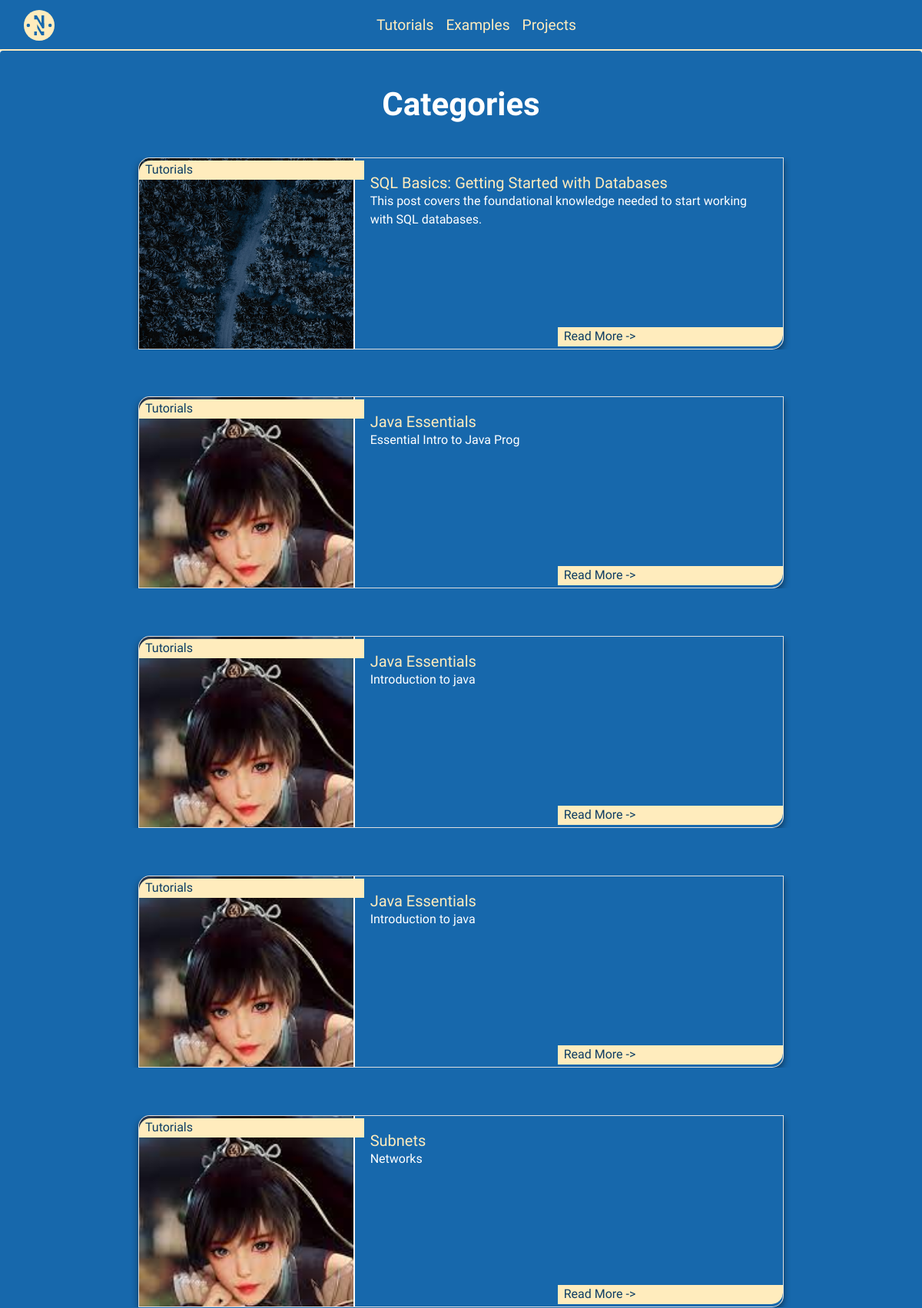
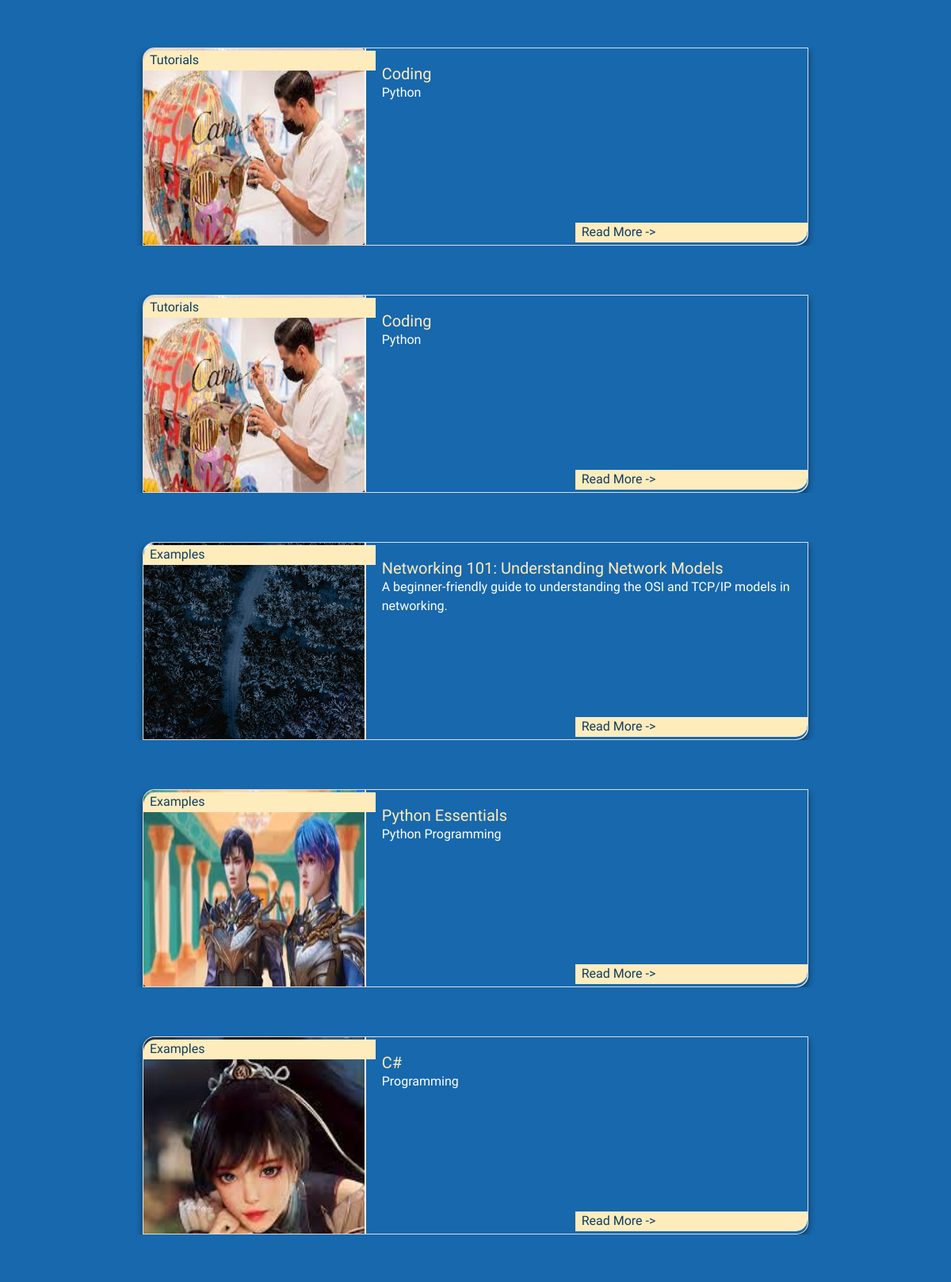
The page /categories (upper part) on the database its author committed (2 pictures, top to bottom).
### app.py (models this page shows, shortened)
class Category(db.Model):
    __tablename__ = 'category'
    CategoryID = db.Column(db.Integer, primary_key=True)
    CategoryName = db.Column(db.String, nullable=False)
    CategoryDesc = db.Column(db.String, nullable=False)
    posts = db.relationship('Post', backref='category', lazy=True)

class Image(db.Model):
    __tablename__ = 'image'
    ImageID = db.Column(db.Integer, primary_key=True)
    PostID = db.Column(db.Integer, db.ForeignKey('post.PostID'))
    ImagePath = db.Column(db.Text)
    Caption = db.Column(db.String(60))
    AltText = db.Column(db.String(60))

class Post(db.Model):
    __tablename__ = 'post'
    PostID = db.Column(db.Integer, primary_key=True)
    Title = db.Column(db.String, nullable=False)
    images = db.relationship('Image', backref='post', lazy=True)
    Description = db.Column(db.String, nullable=False)
    Content = db.Column(db.Text, nullable=False)
    CategoryID = db.Column(db.Integer, db.ForeignKey('category.CategoryID'), nullable=False)
    TagID = db.Column(db.Integer, db.ForeignKey('tag.TagID'), nullable=False)
    DateCreated = db.Column(db.DateTime, default=datetime.datetime.utcnow)
    LastModified= db.Column(db.DateTime, onupdate=datetime.datetime.utcnow)
    ReadTime = db.Column(db.Integer)  # Assuming ReadTime is in minutes
    images = db.relationship('Image', backref='post', lazy='dynamic')
    tag = db.relationship('Tag', backref='posts')

### app.py (the view)
@app.route('/categories')
def categories():
    categories = Category.query.all()
    category_posts = {}
    for category in categories:
        posts = Post.query.filter_by(CategoryID=category.CategoryID).all()
        post_data = []
        count = 0
        for post in posts:
            if count < 9:
                tag = Tag.query.filter_by(TagID=post.TagID).first()
                image = Image.query.filter_by(PostID=post.PostID).all()
                print(f"Post ID: {post.PostID}, Images: {image}")
                post_data.append({'post': post, 'tag': tag, 'image': image})
                count += 1
            else:
                break
        category_posts[category] = post_data
        title = 'Categories'
    return render_template('categories.html', category_posts=category_posts, title=title)

### templates/categories.html (shortened to what this page needs)
<!DOCTYPE html>
<html lang="en">
<head>
</head>
{% extends 'base.html' %}
{% block content %}
<div class="container" style="padding-top: 1cm; padding-bottom: 1cm;">
        {% if title %}
        <p style="text-align: center; font-size:42px; color: white; font-weight: bold; padding-bottom: 1cm;">
            Categories
        </p>
        {% endif %}
    {% for category, posts in category_posts.items() %}
        <div class="row">
            {% for post in posts %}
                <div class="col-12 mb-4 px-2">
                    <div class="category-card">
                        {% include 'category.html' %}
                    </div>
                </div>
            {% endfor %}
        {% endfor %}
        </div>
</div>
{% endblock %}

### templates/base.html (shortened to what this page needs)
<!DOCTYPE html>
<html lang="en">
<head>
    <link href="https://cdn.tailwindcss.com" rel="stylesheet">
    <link rel="stylesheet" href="https://cdn.jsdelivr.net/npm/bootstrap@4.1.3/dist/css/bootstrap.min.css">
    <link rel="stylesheet" href="https://cdnjs.cloudflare.com/ajax/libs/font-awesome/5.15.1/css/all.min.css">
</head>
<body>
    {% include 'navbar.html' %}
    <div class="main-content">
        {% block content %}
        {% endblock content %}
    </div>
</body>
</html>

### templates/navbar.html (shortened to what this page needs)
<nav class="navbar navbar-expand-lg navbar-light bg-light" style="background-color: #ffecbd;">
    <div class="container-fluid justify-content-center">
        <a class="navbar-brand mx-auto" href="{{ url_for('index') }}">
            <img src="{{ url_for('static', filename='svg/logo.svg') }}" alt="Logo" style="height: 40px;">
        </a>
        <div class="collapse navbar-collapse" id="navbarNav">
            <ul class="navbar-nav mx-auto">
                <li class="nav-item me-4">
                    <a class="nav-link custom-nav-link" href="{{ url_for('category_posts', category_name='Tutorials') }}">Tutorials<span class="sr-only">(current)</span></a>
                </li>
                <li class="nav-item me-4">
                    <a class="nav-link custom-nav-link" href="{{ url_for('category_posts', category_name='Examples') }}">Examples</a>
                </li>
                <li class="nav-item">
                    <a class="nav-link custom-nav-link" href="{{ url_for('category_posts', category_name='Projects') }}">Projects</a>
                </li>
            </ul>
        </div>
    </div>
</nav>

### templates/category.html (shortened to what this page needs)
<!DOCTYPE html>
<html lang="en">
<head>
</head>
<body>
    <div class="card">
        <div class="red-bar top-bar">
            <p>{% if category.CategoryID %}
                {{ category.CategoryName }}
            {% else %}
                {{ post.tag.TagName }}
            {% endif %}</p>
        </div>
        <div class="grid-container-element">
            <div class="card-image " >
                {% if post.image%}
                    <img src="{{ url_for('static', filename= post.image[0].ImagePath) }}" alt="{{ post.image[0].AltText }}" class="rounded shadow-xl mb-6" style="height: 100%; width: 100%;">
                {% else %}
                    <img src="{{ url_for('static', filename='assets/img/tang.jpg') }}" alt="Default Image" class="rounded shadow-xl mb-6" style="height: 100%; width: 100%;">
                {% endif %}
            </div>
            <div class="card-body">
                <h2 class="card-title">{{ post.post.Title }}</h2>
                {% set num = post.post.Description| length %}
                <p> {% if num > 100 %}
                    {{ post.post.Description[:100] }}...
                    {% else %}
                    {{ post.post.Description[:100] }}
                {% endif %}</p>
            </div>
        </div>
        <div class="red-bar bottom-bar">
            <p>
                <a href="{{ url_for('post', post_id=post.post.PostID) }}">
                    Read More -> </a>
                </p>
            </div>
    </div>
</body>
</html>

### templates/base.html (style rules this page uses)
body { color: bisque; margin: 0; font-family: 'Vesper Libre', serif; }
.main-content { background-color: #1768AC; color: bisque; width: 100%; margin: 0 auto; padding: 0px 0; min-height: 80vh; box-shadow: 0 4px 8px rgba(0, 0, 0, 0.1); border-radius: 4px; }

### templates/navbar.html (style rules this page uses)
nav.navbar.navbar-expand-lg.navbar-light.bg-light { background-color: #1768AC !important; }
nav.navbar.navbar-expand-lg.navbar-light.bg-light::after { content: ''; position: absolute; left: 0; right: 0; bottom: -0cm; height: 0.1rem; background-color: #ffecbd; }
.custom-nav-link { font-size: larger; color: #ffecbd !important; }

### templates/category.html (style rules this page uses)
.card { max-width: 100%; width: 70vw; min-height: 150px; height: 250px; max-height: 500px; position: relative; box-shadow: 0 4px 8px rgba(0, 0, 0, 0.5); font-family: 'Taviraj', serif; border-radius: 15px 0 15px 0; overflow: hidden; margin: auto; }
.card-image { background-image: url('static/img/dark.jpg'); background-size: cover; background-position: center; height: 100%; max-width: 100%; border-top-left-radius: 15px; }
.red-bar { background-color: #ffecbd; height: 20px; width: 35%; position: absolute; color: #0e3d63; font-size: 16px; padding-left: 8px; padding-bottom: 25px; border-radius: 15px 0 0 0; }
.top-bar { top: 3px; left: 0; }
.bottom-bar { bottom: 3px; right: 0; border-radius: 0 0 15px 0; }
.bottom-bar a { color: inherit; text-decoration: none; }
.card-title { font-family: 'Vesper Libre', serif; color: #ffecbd; margin: 0; font-size: 20px; padding-top: 20px; }
.card-body { background: #1768AC; padding: 0 20px; color: white; border-bottom-right-radius: 15px; }
.grid-container-element { display: grid; grid-template-columns: 1fr 2fr; grid-gap: 2px; width: 100%; height: 100%; }
p { margin: 0; }

### templates/categories.html (style rules this page uses)
.category-card { margin-bottom: 1cm; max-height: 400px; overflow: hidden; }

### rows shown on the page
Category: CategoryName "Tutorials" "Tutorials" "Tutorials" "Tutorials" "Tutorials" "Tutorials" "Tutorials", ImagePath (picture)
Post: post.Title "SQL Basics: Getting Started with Databases", post "This post covers the foundational knowledge needed to start working with SQL databases."
Post: post.Title "Java Essentials", post "Essential Intro to Java Prog"
Post: post.Title "Java Essentials", post "Introduction to java"
Post: post.Title "Java Essentials", post "Introduction to java"
Post: post.Title "Subnets", post "Networks"
Post: post.Title "Coding", post "Python"
Post: post.Title "Coding", post "Python"
Category: CategoryName "Examples" "Examples" "Examples", ImagePath (picture)
Post: post.Title "Networking 101: Understanding Network Models", post "A beginner-friendly guide to understanding the OSI and TCP/IP models in networking."
Post: post.Title "Python Essentials", post "Python Programming"
Post: post.Title "C#", post "Programming"
